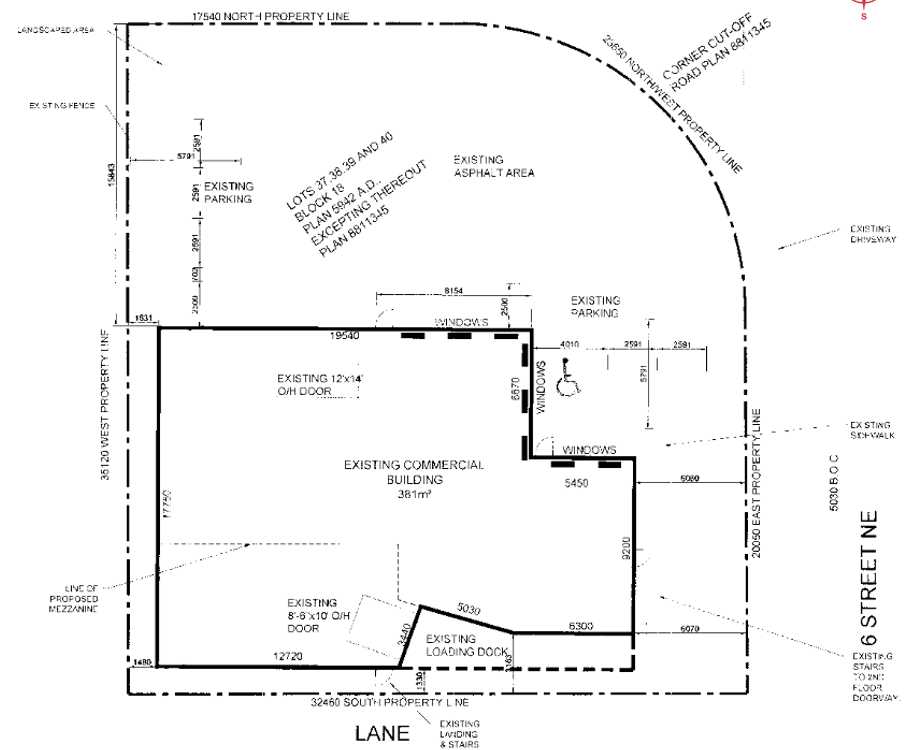
#> input picture images/fp_num_2.png, 923 x 750 px, found by its file name
$ python floor_plan_translator_second_floor.py
#> lines starting #> are read from the running program, lines starting #| are printed output that depends on the picture; after the words box and inside, x2 and y2 are one past the last pixel; in counts of white or black regions, pixels touching at a corner belong together
import numpy as np
import PIL
from PIL import Image
import matplotlib.pyplot as plt
import cv2

# get image path
image_path = "C:\\Users\\caden\\OneDrive\\Desktop\\STAT_447\\STAT447_GH\\images\\fp_num_2_processed.png"
plan_path = "C:\\Users\\caden\\OneDrive\\Desktop\\STAT_447\\STAT447_GH\\images\\fp_num_2.png"
# load floor plan
pre_processed_image = cv2.imread(plan_path, cv2.IMREAD_GRAYSCALE)
#> pre_processed_image: shape (750, 923); min 0, max 255, mean 246
# load image
original_image = cv2.imread(image_path, cv2.IMREAD_GRAYSCALE)
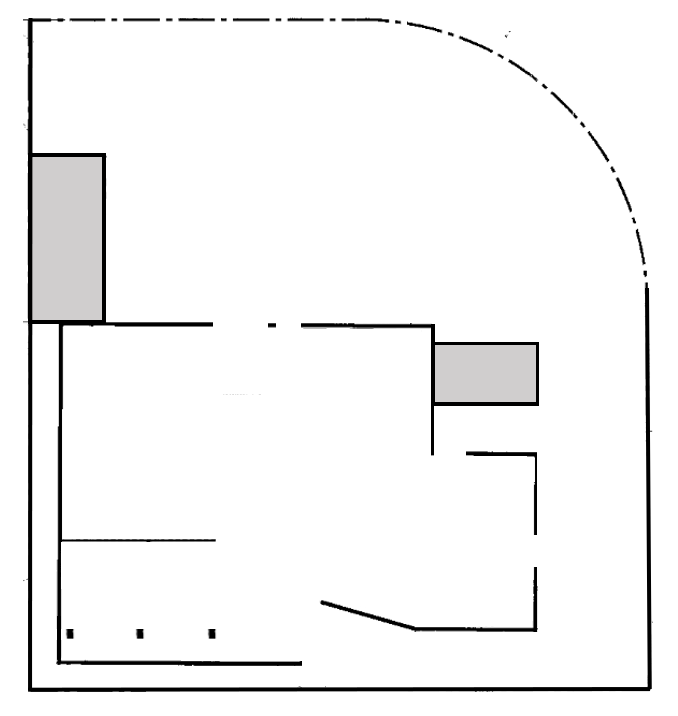
#> input picture images/fp_num_2_processed.png, 678 x 716 px, found by its file name
#> original_image: shape (716, 678); min 0, max 255, mean 244.5
#  resize width and height if needed
width, height = original_image.shape[:2]
#> width = 716; height = 678
height = int(np.ceil(height + 1/8 * height))
#> height = 763

# no resizing currently
image_resized = original_image # cv2.resize(original_image, (width, height))

# use thresholding to simplify the image
useless, image_thresh = cv2.threshold(original_image, 127, 255, cv2.THRESH_BINARY)
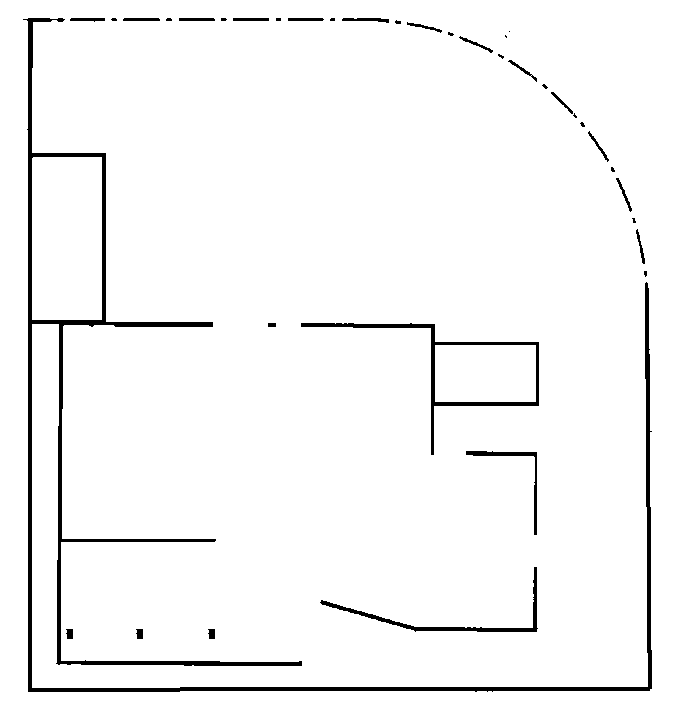
#> image_thresh: shape (716, 678); 96.5% white; 37 black regions (16 under 20 px), largest, box (x1, y1, x2, y2) and area: (23, 18, 652, 692) 11568, (301, 323, 539, 455) 1893, (320, 567, 538, 632) 1091

# define the grid size (m x n)
m, n = 52, 52

# get the size of each cell in the grid
cell_height = height // m
#> cell_height = 14
cell_width = width // n
#> cell_width = 13

matrix = np.zeros((m, n), dtype=int)
# Analyze each cell in the grid
for i in range(m):
    for j in range(n):
        # Extract the cell from the thresholded image
        cell = image_thresh[i*cell_height:(i+1)*cell_height, j*cell_width:(j+1)*cell_width]
        # Determine if the cell contains any black or grey (value < 255)
        if np.any(cell < 255):
            matrix[i, j] = 1
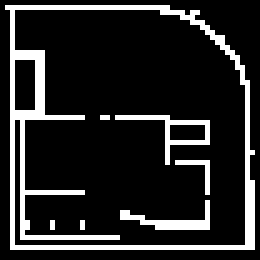
#> matrix: shape (52, 52) int64 (shown 5 times larger); values 0 (black) and 1 (white), 15.3% white in thin lines or dots

# Create a copy of the original resized image for drawing
annotated_image = cv2.cvtColor(image_resized, cv2.COLOR_GRAY2BGR)

# Draw the grid and annotate
for i in range(m):
    for j in range(n):
        top_left = (j*cell_width, i*cell_height)
        bottom_right = ((j+1)*cell_width, (i+1)*cell_height)
        cv2.rectangle(annotated_image, top_left, bottom_right, (0, 0, 0), 1)
        if matrix[i, j] == 1:
            col_printed = (255, 0, 0)
        else: col_printed = (0, 0, 255)
        text_position = (top_left[0] + 5, top_left[1] + 15)
        cv2.putText(annotated_image, str(matrix[i, j]),
                    text_position, cv2.FONT_HERSHEY_SIMPLEX, 0.4, col_printed, 1)
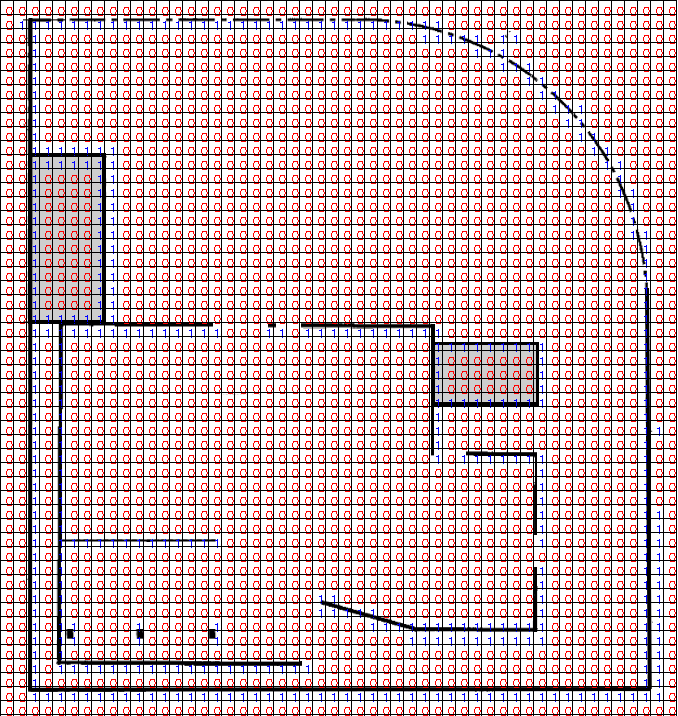
#> annotated_image: shape (716, 678, 3); mean B, G, R 183.6, 181.4, 207.3


# draw grid lines
for i in range(0, width, cell_width):
    cv2.line(image_thresh, (i, 0), (i, height), color=(0), thickness=1)
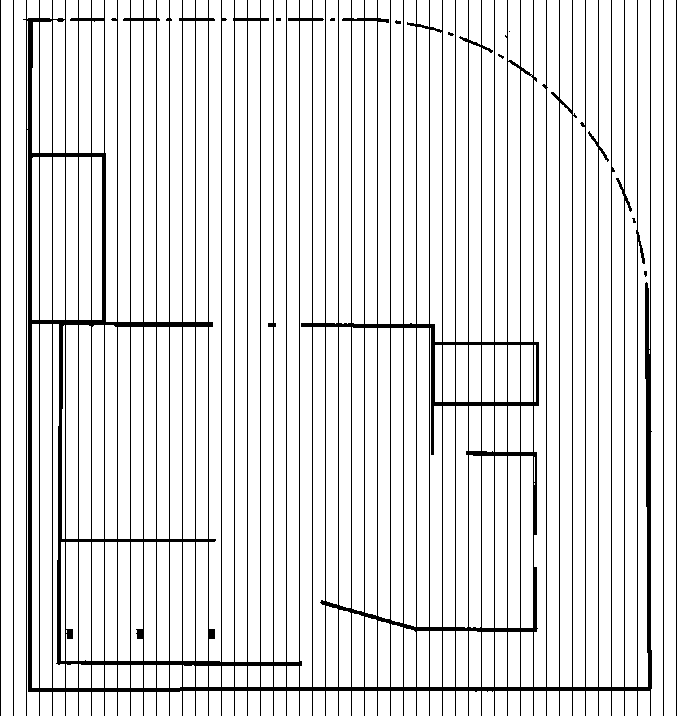
#> image_thresh: shape (716, 678); 88.9% white; black in thin lines or dots
for j in range(0, height, cell_height):
    cv2.line(image_thresh, (0, j), (width, j), color=(0), thickness=1)
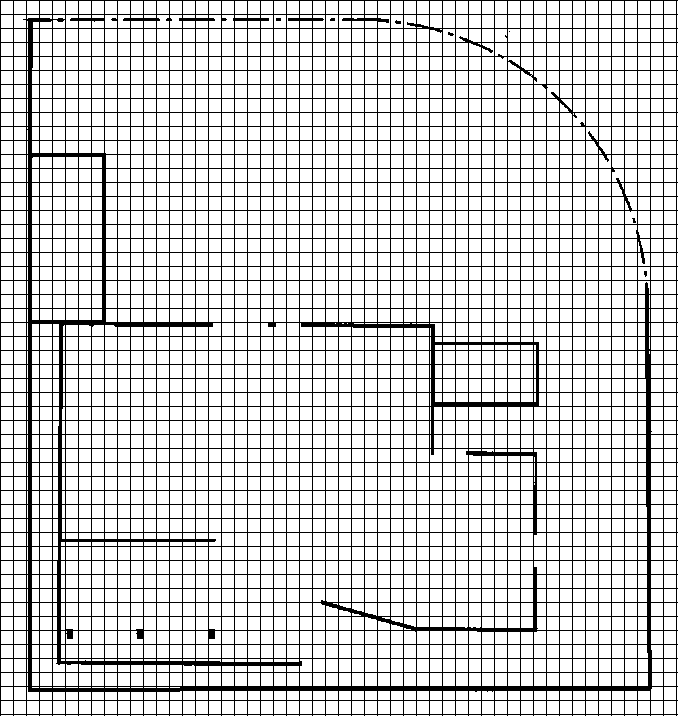
#> image_thresh: shape (716, 678); 82.4% white; black in thin lines or dots


# plot the images
fig, ax = plt.subplots(2, 2, figsize=(30, 12))

# pre-processed (original) floor plan
ax[0,0].imshow(pre_processed_image, cmap='gray')
ax[0,0].title.set_text('Pre-Processed Floor Plan')
ax[0,0].axis('off')

# original floor plan (with label edits)
ax[0,1].imshow(original_image, cmap='gray')
ax[0,1].title.set_text('Processed Floor Plan')
ax[0,1].axis('off')

# with the grid overlay
ax[1,0].imshow(image_thresh, cmap='gray')
ax[1,0].title.set_text('Floor Plan with Grid Overlay')
ax[1,0].axis('off')

# with annotation
ax[1, 1].imshow(annotated_image)
ax[1, 1].set_title('Floor Plan Matrix with Annotations')
ax[1, 1].axis('off')

plt.subplots_adjust(wspace=0.05, hspace=0.005)
plt.show()
#> figure, not shown here; B, G, R data is drawn as R, G, B

# save the matrix
destination = "C:\\Users\\caden\\OneDrive\\Desktop\\STAT_447\\STAT447_GH\\data\\floor_plan_matrix2.csv"

np.savetxt(destination, matrix, delimiter=',', fmt='%d')
